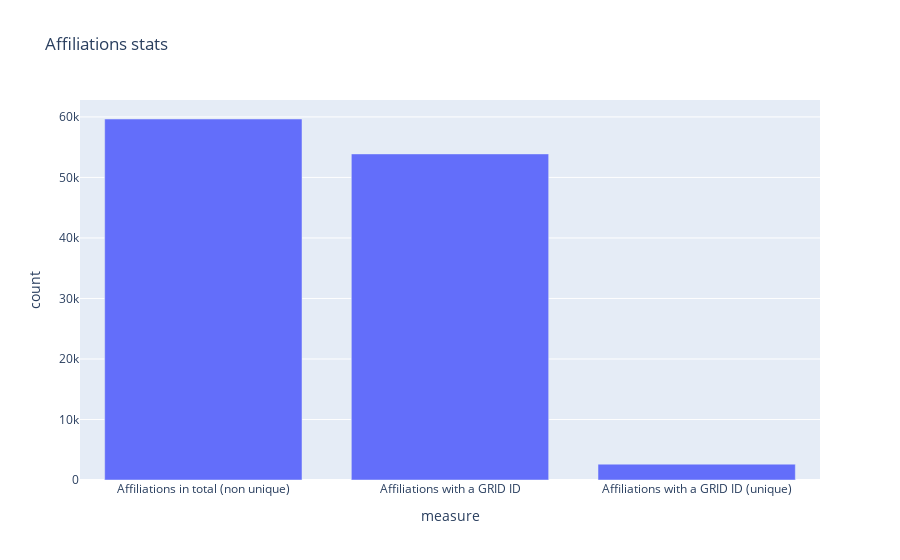

This figure's notebook cell:
### Code cell
# build a summary barchart

df = pd.DataFrame({
    'measure' : ['Affiliations in total (non unique)', 'Affiliations with a GRID ID', 'Affiliations with a GRID ID (unique)'],
    'count' : [len(affiliations), len(affiliations_with_grid), affiliations_with_grid['aff_id'].nunique()],
})
px.bar(df, x="measure", y="count", title=f"Affiliations stats")

### Figure 1 — Plotly figure (JSON) as saved in the notebook; plotly's stock layout.template omitted (floating-point values rounded to 4 significant figures)
{"data": [{"alignmentgroup": "True", "hovertemplate": "measure=%{x}<br>count=%{y}<extra></extra>", "legendgroup": "", "marker": {"color": "#636efa"}, "name": "", "offsetgroup": "", "orientation": "v", "showlegend": false, "textposition": "auto", "type": "bar", "x": ["Affiliations in total (non unique)", "Affiliations with a GRID ID", "Affiliations with a GRID ID (unique)"], "xaxis": "x", "y": [59655, 53886, 2620], "yaxis": "y"}], "layout": {"autosize": true, "barmode": "relative", "legend": {"tracegroupgap": 0}, "title": {"text": "Affiliations stats"}, "xaxis": {"anchor": "y", "autorange": true, "domain": [0, 1], "range": [-0.5, 2.5], "title": {"text": "measure"}, "type": "category"}, "yaxis": {"anchor": "x", "autorange": true, "domain": [0, 1], "range": [0, 62790.0], "title": {"text": "count"}, "type": "linear"}}}
